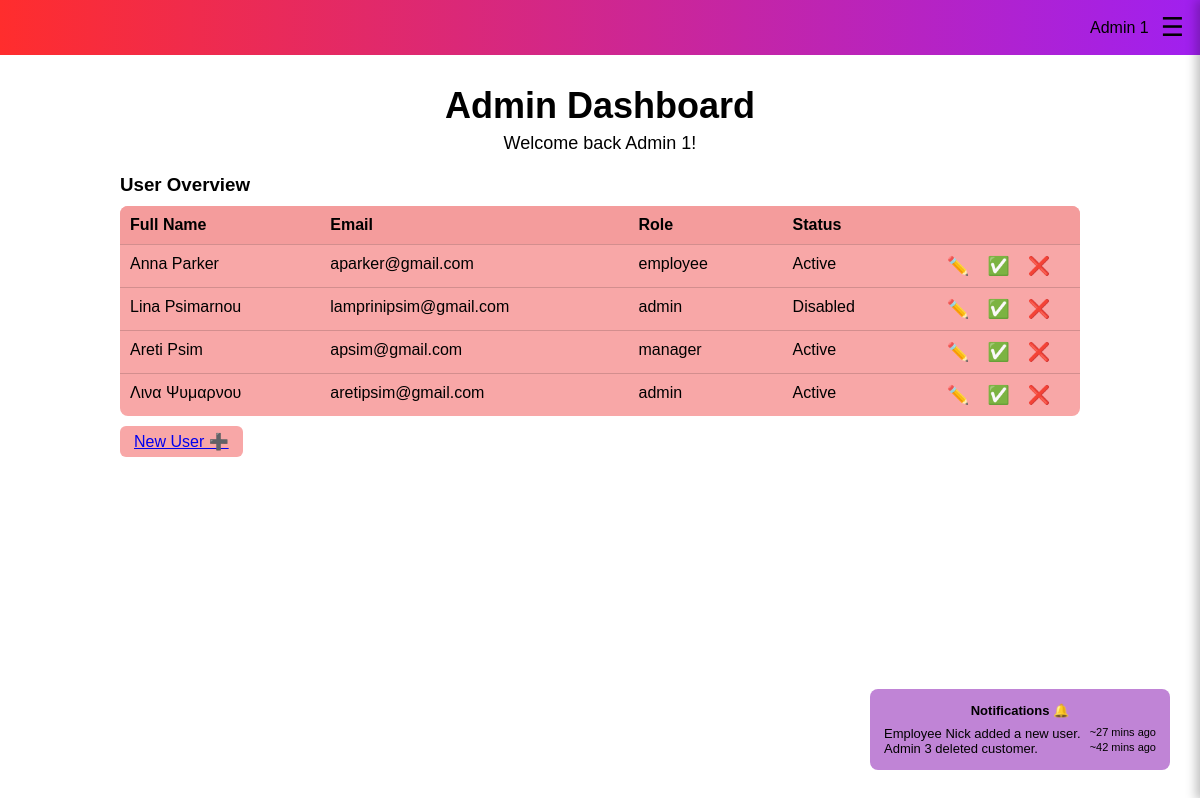
Screenshot of /admin/dashboard (signed in) with the database file from the repository.
### tables this page shows
CREATE TABLE users (
            id INTEGER PRIMARY KEY AUTOINCREMENT,
            email TEXT UNIQUE NOT NULL,
            password_hash TEXT NOT NULL,
            full_name TEXT NOT NULL,
            phone TEXT,
            role TEXT CHECK(role IN ('admin','manager','employee')) NOT NULL,
            status TEXT CHECK(status IN ('active','disabled')) DEFAULT 'active',
            created_at TIMESTAMP DEFAULT CURRENT_TIMESTAMP
        );

### app.py (the view)
        def wrapper(*args, **kwargs):
            if 'user_id' not in session:
                return redirect(url_for('login'))
            if session.get('user_role') != role:
                flash('Access denied', 'danger')
                return redirect(url_for('login'))
            return f(*args, **kwargs)

### app.py (called while the page is built)
def get_db():
    conn = sqlite3.connect('crm.db')
    conn.row_factory = sqlite3.Row
    return conn

def login_required(f):
    def wrapper(*args, **kwargs):
        if 'user_id' not in session:
            return redirect(url_for('login'))
        return f(*args, **kwargs)
    wrapper.__name__ = f.__name__
    return wrapper

def role_required(role):
    def decorator(f):
        def wrapper(*args, **kwargs):
            if 'user_id' not in session:
                return redirect(url_for('login'))
            if session.get('user_role') != role:
                flash('Access denied', 'danger')
                return redirect(url_for('login'))
            return f(*args, **kwargs)
        wrapper.__name__ = f.__name__
        return wrapper
    return decorator

@app.route('/admin/dashboard')
@login_required
@role_required('admin')
def admin_dash():
    if session.get('user_role') != 'admin':
        return redirect(url_for('login'))
    conn = get_db()
    users = conn.execute("""
        SELECT id, full_name, email, role, status
        FROM users
    """).fetchall()
    conn.close()
    return render_template('admin_dash.html', users=users)

### templates/admin_dash.html (shortened to what this page needs)
{% extends "base.html" %}
{% block content %}
<div class="admin-header">
    <div class="header-right">
        <span>Admin 1</span>
        <span class="hamburger" onclick="openMenu()">☰</span>
    </div>
</div>
<div class="admin-title">
    <h1>Admin Dashboard</h1>
    <p>Welcome back Admin 1!</p>
</div>
<div class="overview-section">
    <h3>User Overview</h3>
    <div class="user-table">
        <div class="table-header">
            <span>Full Name</span>
            <span>Email</span>
            <span>Role</span>
            <span>Status</span>
            <span></span>
        </div>
        {% for user in users %}
        <div class="table-row">
            <span>{{ user.full_name }}</span>
            <span>{{ user.email }}</span>
            <span>{{ user.role }}</span>
            <span class="{{ 'active' if user.status == 'active' else 'disabled' }}">
                {{ user.status|capitalize }}
            </span>
<span class="row-actions">
    <a href="{{ url_for('admin_edit_users', user_id=user['id']) }}" title="Edit">
        ✏️
    </a>
    <a href="{{ url_for('activate_user', user_id=user['id']) }}" title="Activate">
        ✅
    </a>
    <a href="{{ url_for('disable_user', user_id=user['id']) }}" title="Disable">
        ❌
    </a>
</span>
        </div>
        {% endfor %}
    </div>
    <div class="overview-buttons">
<a href="{{ url_for('admin_add_users') }}" class="light-btn">
    New User ➕
</a>
    </div>
</div>
<div class="notifications">
    <div class="notif-title">Notifications 🔔</div>
    <p>Employee Nick added a new user. <span>~27 mins ago</span></p>
    <p>Admin 3 deleted customer. <span>~42 mins ago</span></p>
</div>
{% endblock %}

### templates/base.html (shortened to what this page needs)
<!DOCTYPE html>
<html lang="en">
<head>
    <link rel="stylesheet" href="{{ url_for('static', filename='css/style.css') }}">
</head>
<body>
{% block content %}{% endblock %}
</body>
</html>

### static/css/style.css (style rules this page uses)
:root { --gradient: linear-gradient(90deg, #ff3b3b, #a855f7); --pink: #fbcfe8; --purple: #d946ef; --soft-gray: #f3f4f6; --text-gray: #6b7280; --success-green: #22c55e; }
* { margin: 0; padding: 0; box-sizing: border-box; font-family: Arial, Helvetica, sans-serif; }
body { background: white; }
.admin-header { height: 55px; background: linear-gradient(90deg, #ff2d2d, #a020f0); display: flex; justify-content: space-between; align-items: center; padding: 0 16px; color: black; font-size: 22px; }
.header-right { display: flex; align-items: center; gap: 12px; font-size: 16px; }
.admin-title { text-align: center; margin: 30px 0 20px; }
.admin-title h1 { font-size: 36px; margin-bottom: 6px; }
.admin-title p { font-size: 18px; }
.overview-section { width: 80%; margin: auto; }
.overview-section h3 { margin-bottom: 10px; }
.user-table { background: #f8a7a7; border-radius: 8px; overflow: hidden; }
.table-header, .table-row { display: grid; grid-template-columns: 1.3fr 2fr 1fr 1fr 0.8fr; padding: 10px; }
.table-header { font-weight: bold; background: #f49c9c; }
.table-row { border-top: 1px solid rgba(0,0,0,0.15); }
.active { color: rgb(0, 0, 0); }
.disabled { color: #000000; }
.row-actions { display: flex; gap: 10px; }
.row-actions a { text-decoration: none; font-size: 18px; margin-right: 8px; cursor: pointer; }
.overview-buttons { margin-top: 10px; display: flex; gap: 10px; }
.light-btn { background: #f8a7a7; border: none; padding: 6px 14px; border-radius: 6px; cursor: pointer; }
.notifications { position: fixed; right: 30px; bottom: 30px; width: 300px; background: #c084d6; padding: 14px; border-radius: 8px; font-size: 13px; }
.notif-title { text-align: center; font-weight: bold; margin-bottom: 8px; }
.notifications span { font-size: 11px; float: right; }
.header-right { display: flex; align-items: center; gap: 12px; }
.hamburger { font-size: 26px; cursor: pointer; z-index: 10000; }
.topbar, .admin-header, .top-bar, .gradient-bar { position: relative; z-index: 100; }

### rows the page displays
users: full_name "Anna Parker", email "aparker@gmail.com", role "employee", status "Active"
users: full_name "Lina Psimarnou", email "lamprinipsim@gmail.com", role "admin", status "Disabled"
users: full_name "Areti Psim", email "apsim@gmail.com", role "manager", status "Active"
users: full_name "Λινα Ψυμαρνου", email "aretipsim@gmail.com", role "admin", status "Active"
